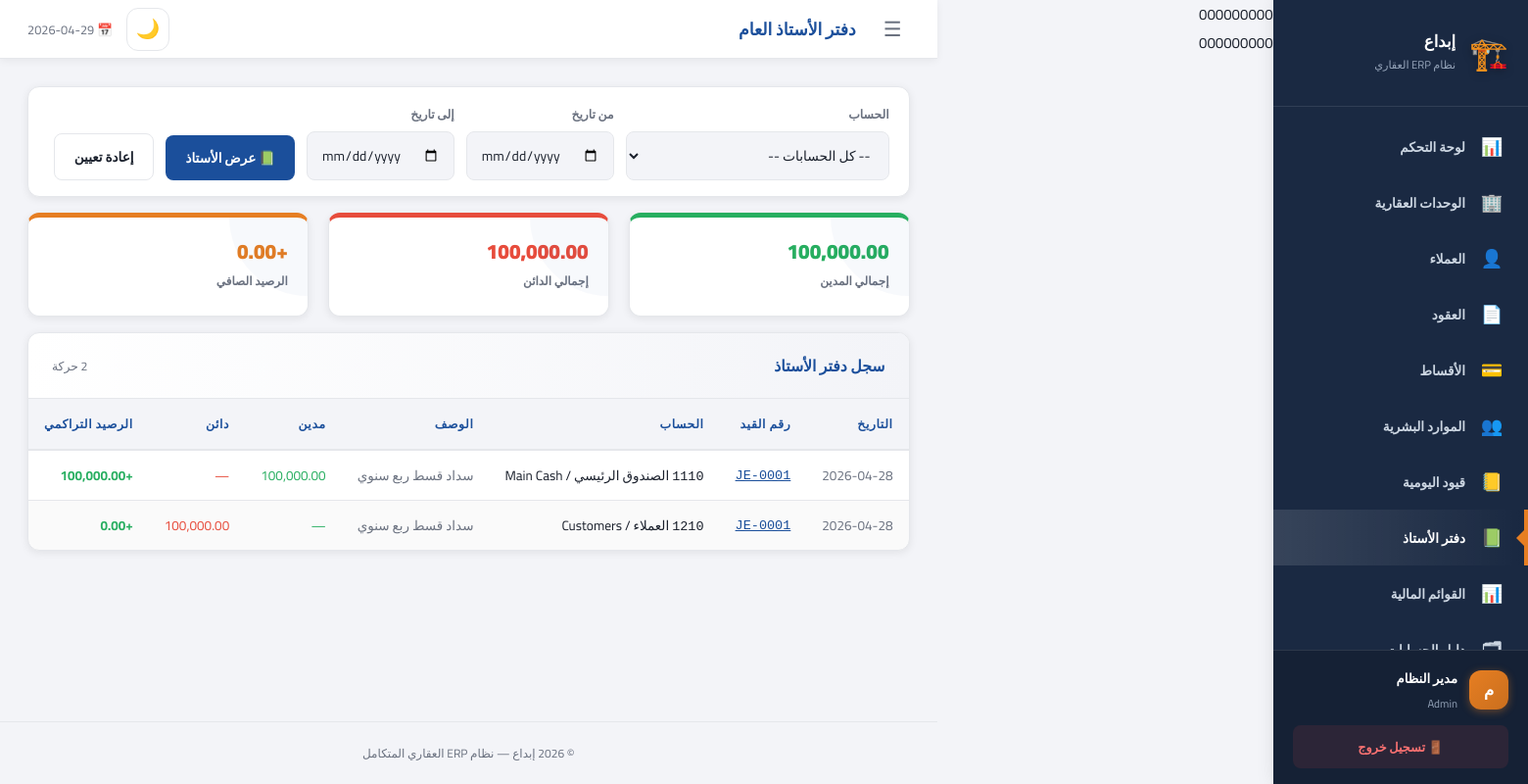
Screenshot of /ledger (signed in) with the database file from the repository.
### tables this page shows
CREATE TABLE journal_entries (
    id INTEGER PRIMARY KEY AUTOINCREMENT,
    entry_number TEXT UNIQUE NOT NULL,
    entry_date TEXT NOT NULL, description TEXT NOT NULL,
    reference TEXT DEFAULT '', project_id INTEGER,
    created_by TEXT DEFAULT '', created_at TEXT DEFAULT CURRENT_TIMESTAMP,
    FOREIGN KEY(project_id) REFERENCES projects(id)
);

CREATE TABLE journal_lines (
    id INTEGER PRIMARY KEY AUTOINCREMENT,
    entry_id INTEGER NOT NULL,
    account_id INTEGER NOT NULL,
    description TEXT DEFAULT '',
    debit REAL DEFAULT 0, credit REAL DEFAULT 0,
    FOREIGN KEY(entry_id) REFERENCES journal_entries(id) ON DELETE CASCADE,
    FOREIGN KEY(account_id) REFERENCES accounts(id)
);

CREATE TABLE accounts (
    id INTEGER PRIMARY KEY AUTOINCREMENT,
    code TEXT UNIQUE NOT NULL, name TEXT NOT NULL,
    account_type TEXT NOT NULL, parent_code TEXT,
    is_posting INTEGER DEFAULT 1, normal_balance TEXT DEFAULT 'debit'
);

### app.py (the view)
@app.route("/ledger")
@login_required
def ledger():
    acc_id = request.args.get("account_id","")
    from_d = request.args.get("from","")
    to_d   = request.args.get("to","")
    params = []
    filters = ""
    if acc_id: filters += " AND jl.account_id=?"; params.append(int(acc_id))
    if from_d: filters += " AND je.entry_date>=?"; params.append(from_d)
    if to_d:   filters += " AND je.entry_date<=?"; params.append(to_d)
    with get_db() as c:
        rows = c.execute(f"""
            SELECT je.entry_date,je.entry_number,je.description entry_desc,
                jl.description line_desc,a.code,a.name acc_name,
                jl.debit,jl.credit,jl.account_id
            FROM journal_lines jl
            JOIN journal_entries je ON je.id=jl.entry_id
            JOIN accounts a ON a.id=jl.account_id
            WHERE 1=1 {filters}
            ORDER BY je.entry_date,je.id
        """, params).fetchall()
        posting = c.execute("SELECT id,code,name FROM accounts WHERE is_posting=1 ORDER BY code").fetchall()
    running = 0.0
    enriched = []
    for r in rows:
        running += r["debit"] - r["credit"]
        enriched.append({**dict(r), "running_bal": running})
    dr_tot = sum(r["debit"]  for r in rows)
    cr_tot = sum(r["credit"] for r in rows)
    return render_template("ledger.html", rows=enriched, posting=posting,
                           sel_account=acc_id, from_d=from_d, to_d=to_d,
                           dr_tot=dr_tot, cr_tot=cr_tot, net=running)

### app.py (called while the page is built)
def get_db():
    conn = sqlite3.connect(DB_PATH)
    conn.row_factory = sqlite3.Row
    conn.execute("PRAGMA foreign_keys = ON")
    return conn

def login_required(f):
    @wraps(f)
    def decorated(*args, **kwargs):
        if "user" not in session:
            return redirect(url_for("login"))
        return f(*args, **kwargs)
    return decorated

@app.context_processor
def inject_globals():
    cfg_path = BASE_DIR / "config.json"
    cfg = json.loads(cfg_path.read_text()) if cfg_path.exists() else {"company_name":"إبداع","currency":"ج.م"}
    allowed = ROLE_PAGES.get(session.get("role",""), set())
    return {
        "company_name": cfg.get("company_name","إبداع"),
        "currency":     cfg.get("currency","ج.م"),
        "current_user": session.get("user",""),
        "current_role": session.get("role",""),
        "full_name":    session.get("full_name",""),
        "allowed_pages": allowed,
        "today": date.today().isoformat(),
    }

@app.before_request
def before_request():
    if 'user' in session:
        session.permanent = True

### templates/ledger.html (shortened to what this page needs)
{% extends "base.html" %}
{% block page_title %}دفتر الأستاذ العام{% endblock %}
{% block content %}
<div class="card" style="margin-bottom:16px">
  <div class="card-body" style="padding:16px 20px">
    <form method="GET" style="display:flex;gap:12px;flex-wrap:wrap;align-items:flex-end">
      <div class="form-group" style="min-width:260px">
        <label>الحساب</label>
        <select name="account_id">
          <option value="">-- كل الحسابات --</option>
        </select>
      </div>
      <div class="form-group">
        <label>من تاريخ</label>
        <input type="date" name="from" value="{{ from_d }}">
      </div>
      <div class="form-group">
        <label>إلى تاريخ</label>
        <input type="date" name="to" value="{{ to_d }}">
      </div>
      <button type="submit" class="btn btn-primary">📗 عرض الأستاذ</button>
      <a href="{{ url_for('ledger') }}" class="btn btn-ghost">إعادة تعيين</a>
    </form>
  </div>
</div>
<div class="kpi-grid" style="grid-template-columns:repeat(3,1fr);margin-bottom:16px">
  <div class="kpi-card green">
    <div class="kpi-value" style="font-size:1.4rem">{{ "{:,.2f}".format(dr_tot) }}</div>
    <div class="kpi-label">إجمالي المدين</div>
  </div>
  <div class="kpi-card warn">
    <div class="kpi-value" style="font-size:1.4rem">{{ "{:,.2f}".format(cr_tot) }}</div>
    <div class="kpi-label">إجمالي الدائن</div>
  </div>
  <div class="kpi-card {% if net >= 0 %}accent{% else %}warn{% endif %}">
    <div class="kpi-value" style="font-size:1.4rem">{{ "{:+,.2f}".format(net) }}</div>
    <div class="kpi-label">الرصيد الصافي</div>
  </div>
</div>
<div class="card">
  <div class="card-header">
    <span class="card-title">سجل دفتر الأستاذ</span>
    <span class="muted" style="font-size:.82rem">{{ rows|length }} حركة</span>
  </div>
  <div class="table-wrapper">
    <table>
      <thead><tr>
        <th>التاريخ</th><th>رقم القيد</th><th>الحساب</th>
        <th>الوصف</th><th>مدين</th><th>دائن</th><th>الرصيد التراكمي</th>
      </tr></thead>
      <tbody>
        {% for r in rows %}
        <tr>
          <td class="muted">{{ r.entry_date }}</td>
          <td><a href="{{ url_for('journal_entry_detail', eid=0) }}" style="color:var(--primary)"><code>{{ r.entry_number }}</code></a></td>
          <td><code>{{ r.code }}</code> {{ r.acc_name }}</td>
          <td class="muted">{{ r.entry_desc or r.line_desc or '—' }}</td>
          <td class="positive">{{ "{:,.2f}".format(r.debit) if r.debit else '—' }}</td>
          <td class="negative">{{ "{:,.2f}".format(r.credit) if r.credit else '—' }}</td>
          <td class="{{'positive' if r.running_bal>=0 else 'negative'}}"><strong>{{ "{:+,.2f}".format(r.running_bal) }}</strong></td>
        </tr>
        {% else %}
        <tr><td colspan="7" style="text-align:center;padding:30px;color:var(--text-muted)">لا توجد حركات مطابقة</td></tr>
        {% endfor %}
      </tbody>
    </table>
  </div>
</div>
{% endblock %}

### templates/base.html (shortened to what this page needs)
{{ csrf_token() }}
<!DOCTYPE html>
<html lang="ar" dir="rtl" data-theme="light">
<head>
<link rel="stylesheet" href="{{ url_for('static', filename='css/style.css') }}">
</head>
<body>
{% if current_user %}
<aside class="sidebar" id="sidebar">
  <div class="sidebar-logo">
    <span class="logo-icon">🏗️</span>
    <div>
      <div class="logo-name">{{ company_name }}</div>
      <div class="logo-sub">نظام ERP العقاري</div>
    </div>
  </div>
  <nav class="sidebar-nav">
    {% for page_key, icon, label in nav_items %}
      {% if page_key in allowed_pages %}
      <a href="{{ url_for(page_key) }}"
         class="nav-item {% if request.endpoint == page_key %}active{% endif %}">
        <span class="nav-icon">{{ icon }}</span>
        <span class="nav-label">{{ label }}</span>
      </a>
      {% endif %}
    {% endfor %}
  </nav>
  <div class="sidebar-footer">
    <div class="user-chip">
      <span class="user-avatar">{{ full_name[0] if full_name else 'م' }}</span>
      <div>
        <div class="user-name">{{ full_name }}</div>
        <div class="user-role">{{ current_role }}</div>
      </div>
    </div>
    <a href="{{ url_for('logout') }}" class="logout-btn">🚪 تسجيل خروج</a>
  </div>
</aside>
<div class="main-wrapper">
  <header class="topbar">
    <button class="sidebar-toggle" aria-label="تبديل القائمة">☰</button>
    <h1 class="page-title">{% block page_title %}{% endblock %}</h1>
    <div class="topbar-actions">
      <button class="theme-toggle" id="theme-toggle" aria-label="تبديل المظهر">🌙</button>
      <span class="topbar-date">📅 {{ today }}</span>
    </div>
  </header>
  <main class="page-content">
    {% block content %}{% endblock %}
  </main>
  <footer style="text-align:center; padding:20px; color:var(--text-muted); font-size:.8rem; border-top:1px solid var(--border);">
    <p>© 2026 {{ company_name }} — نظام ERP العقاري المتكامل</p>
  </footer>
</div>
{% else %}
  {% block auth_content %}{% endblock %}
{% endif %}
</body>
</html>

### rows the page displays
journal_entries: created_by "Admin"
journal_lines: entry_date "2026-04-28", entry_number "JE-0001", code "1110", acc_name "الصندوق الرئيسي / Main Cash", description "سداد قسط ربع سنوي", debit "100,000.00", credit "—", running_bal "+100,000.00"
journal_lines: entry_date "2026-04-28", entry_number "JE-0001", code "1210", acc_name "العملاء / Customers", description "سداد قسط ربع سنوي", debit "—", credit "100,000.00", running_bal "+0.00"

### other values shown
{{ company_name }} "إبداع"
{{ icon }} "📊" "🏢" "👤" "📄" "💳" "👥" "📒" "📗" "📊"
{{ label }} "لوحة التحكم" "الوحدات العقارية" "العملاء" "العقود" "الأقساط" "الموارد البشرية" "قيود اليومية" "دفتر الأستاذ" "القوائم المالية"
{{ full_name[0] if full_name else 'م' }} "م"
{{ full_name }} "مدير النظام"
{{ "{:,.2f}".format(dr_tot) }} "100,000.00"
{{ "{:,.2f}".format(cr_tot) }} "100,000.00"
{{ "{:+,.2f}".format(net) }} "+0.00"
